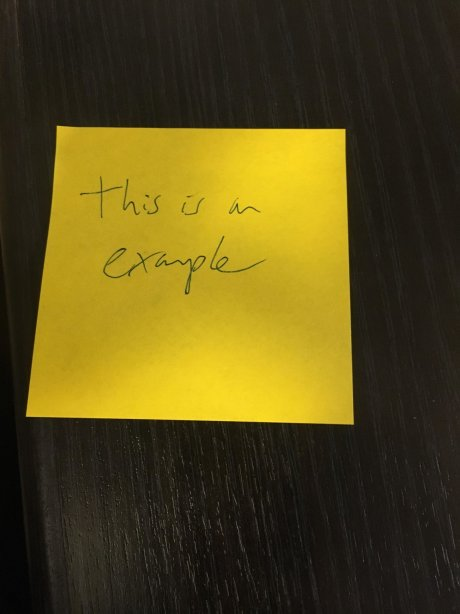
#> input picture IP/Otsu/input.jpg, 460 x 614 px
$ python otsu.py
#> lines starting #> are read from the running program, lines starting #| are printed output that depends on the picture
# otsu.py - Simple (and non-efficient) implementation of Otsu's method
#
# You can do with this code whatever you want. The main purpose is help
# people learning about this. Also, there is no warranty of any kind.
#
# Juan Miguel Valverde Martinez
# http://laid.delanover.com

import numpy as np
import cv2
from matplotlib import pyplot as plt


im = cv2.imread("input.jpg",0)
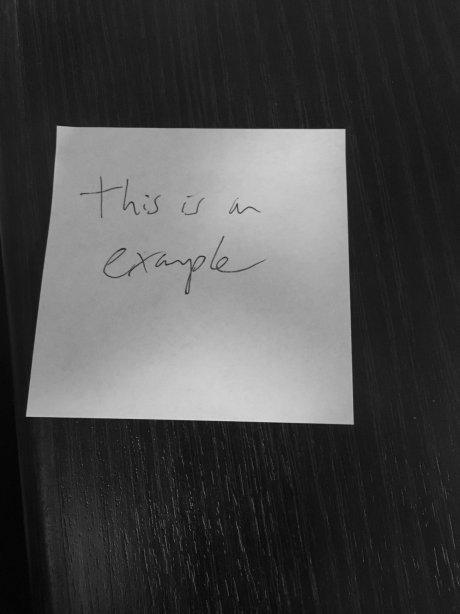
#> im: shape (614, 460); min 3, max 215, mean 73.6
im_flat = np.reshape(im,(im.shape[0]*im.shape[1]))

[hist, _] = np.histogram(im, bins=256, range=(0, 255))
#> hist = 256 values, max 16373 at index 31, min 0 at index 0, mean 1103.3
# Normalization so we have probabilities-like values (sum=1)
hist = 1.0*hist/np.sum(hist)
#> hist = 256 values, max 0.058 at index 31, min 0 at index 0, mean 0.00391

val_max = -999
thr = -1
for t in range(1,255):
    # Non-efficient implementation
    q1 = np.sum(hist[:t])
    q2 = np.sum(hist[t:])
    m1 = np.sum(np.array([i for i in range(t)])*hist[:t])/q1
    m2 = np.sum(np.array([i for i in range(t,256)])*hist[t:])/q2
    val = q1*(1-q1)*np.power(m1-m2,2)
    if val_max < val:
        val_max = val
        thr = t
#> this loop made 254 passes
#> (q1, q2, m1, m2, val, val_max) on passes 4 to 15: (2.12e-05, 1, 3, 73.62, 0.106, 0.106), (0.000797, 0.999, 3.97, 73.68, 3.87, 3.87), (0.0042, 0.996, 4.81, 73.91, 19.99, 19.99), (0.0129, 0.987, 5.61, 74.51, 60.54, 60.54), (0.016, 0.984, 5.88, 74.72, 74.54, 74.54), (0.0169, 0.983, 5.99, 74.78, 78.43, 78.43), (0.0186, 0.981, 6.27, 74.9, 85.98, 85.98), (0.0199, 0.98, 6.52, 74.99, 91.55, 91.55), (0.0213, 0.979, 6.82, 75.08, 97.33, 97.33), (0.0232, 0.977, 7.23, 75.2, 104.7, 104.7), (0.0256, 0.974, 7.78, 75.36, 114.1, 114.1), (0.0292, 0.971, 8.54, 75.58, 127.4, 127.4)
#> (q1, q2, m1, m2, val) on passes 1 to 3: (0, 1, nan, 73.62, nan), (0, 1, nan, 73.62, nan), (0, 1, nan, 73.62, nan)
#> after the loop, thr = 100; val_max = 4232.4

print("Threshold: {}".format(thr))
#| Threshold: 100


plt.subplot(131)
plt.imshow(im, cmap = 'gray')
plt.subplot(132)
plt.hist(im_flat, bins=256, range=(0, 255))
plt.subplot(133)
plt.imshow(im > thr, cmap = 'gray')
plt.show()
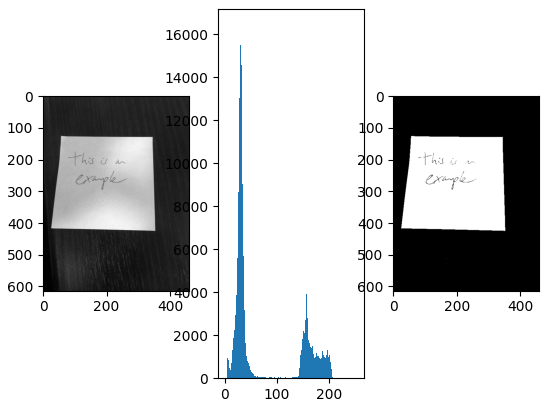
#> figure drawn by matplotlib, 3 panels; panel 2: tallest bar 16373 high, from x = 30.88 to 31.88
